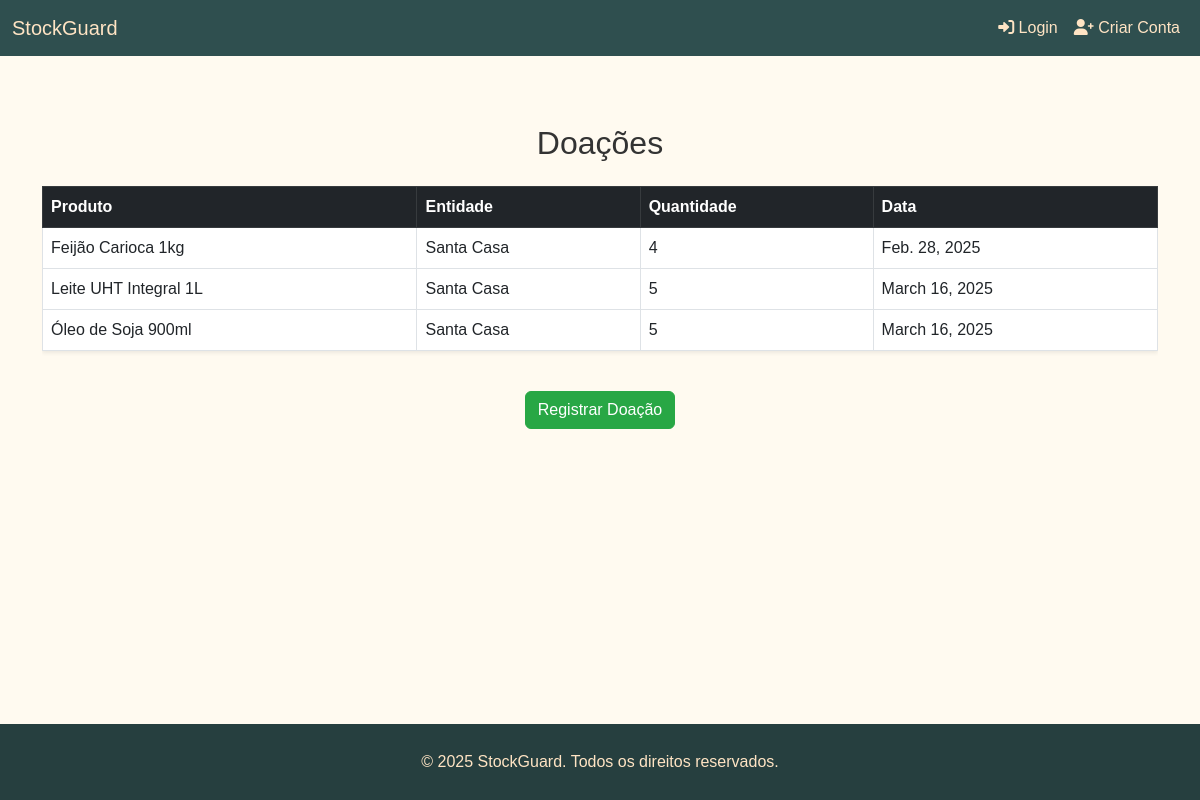
Page /doacoes/ on the committed database.
### doacoes/models.py (models this page shows, shortened)
class Doacao(models.Model):
    produto = models.ForeignKey(Produto, on_delete=models.CASCADE)
    entidade = models.ForeignKey(EntidadeParceira, on_delete=models.CASCADE)
    quantidade = models.IntegerField()
    data_doacao = models.DateField(auto_now_add=True)

class EntidadeParceira(models.Model):
    nome = models.CharField(max_length=100)
    endereco = models.CharField(max_length=200)
    telefone = models.CharField(max_length=20)

### estoque/models.py (models this page shows, shortened)
class Produto(models.Model):
    nome = models.CharField(max_length=100)
    categoria = models.CharField(max_length=50)
    validade = models.DateField()
    quantidade = models.IntegerField()
    fornecedor = models.CharField(max_length=100)
    preco_unitario = models.DecimalField(max_digits=10, decimal_places=2, default=0.0)

### doacoes/views.py (the view)
# urls.py: path('', views.lista_doacoes, name='lista_doacoes'),
def lista_doacoes(request):
    doacoes = Doacao.objects.all()
    return render(request, 'doacoes/lista_doacoes.html', {'doacoes': doacoes})

### templates/doacoes/lista_doacoes.html
{% extends 'base.html' %}
{% block content %}
<div class="container mt-5">
    <h2 class="text-center mb-4">Doações</h2>
    <div class="table-responsive">
        <table class="table table-hover table-bordered shadow-sm">
            <thead class="table-dark">
                <tr>
                    <th>Produto</th>
                    <th>Entidade</th>
                    <th>Quantidade</th>
                    <th>Data</th>
                </tr>
            </thead>
            <tbody>
                {% for doacao in doacoes %}
                <tr>
                    <td>{{ doacao.produto.nome }}</td>
                    <td>{{ doacao.entidade.nome }}</td>
                    <td>{{ doacao.quantidade }}</td>
                    <td>{{ doacao.data_doacao }}</td>
                </tr>
                {% endfor %}
            </tbody>
        </table>
    </div>
    <div class="text-center mt-4">
        <a href="{% url 'adicionar_doacao' %}" class="btn btn-success">Registrar Doação</a>
    </div>
</div>
{% endblock %}

### static/css/styles.css (style rules this page uses)
html, body { height: 100%; margin: 0; display: flex; flex-direction: column; background-color: #fffaf0; color: #333; font-family: Arial, sans-serif; }
.btn-success { background-color: #28a745; border-color: #28a745; }

### rows in the picture
Doacao: produto.nome "Feijão Carioca 1kg", entidade.nome "Santa Casa", quantidade "4", data_doacao "Feb. 28, 2025"
Doacao: produto.nome "Leite UHT Integral 1L", entidade.nome "Santa Casa", quantidade "5", data_doacao "March 16, 2025"
Doacao: produto.nome "Óleo de Soja 900ml", entidade.nome "Santa Casa", quantidade "5", data_doacao "March 16, 2025"
